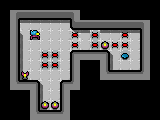

A level layout from a 2D game, rendered from its tile map. Below: a short description, then the map file with tile-grid data replaced by summaries:
An orthogonal 16x12 tile map with 10x10 px tiles, 3 tile layers (background, walls, entities).

<map version="1.0" orientation="orthogonal" renderorder="right-down" width="16" height="12" tilewidth="10" tileheight="10" nextobjectid="3">
 <tileset firstgid="1" name="7dlibgdxTileSet" tilewidth="10" tileheight="10" tilecount="625" columns="25">
  <image source="spritesheet.png" width="256" height="256" />
  <tile id="0">
   <properties>
    <property name="player" type="bool" value="true" />
   </properties>
  </tile>
  <tile id="55">
   <properties>
    <property name="teleport" type="bool" value="true" />
   </properties>
  </tile>
  <tile id="100">
   <properties>
    <property name="collectable" type="bool" value="true" />
   </properties>
  </tile>
  <tile id="105">
   <properties>
    <property name="door" type="bool" value="true" />
   </properties>
  </tile>
  <tile id="125">
   <properties>
    <property name="repairStation" type="bool" value="true" />
   </properties>
  </tile>
  <tile id="130">
   <properties>
    <property name="key" type="bool" value="true" />
   </properties>
  </tile>
  <tile id="150">
   <properties>
    <property name="trap" type="bool" value="true" />
   </properties>
  </tile>
  <tile id="176">
   <properties>
    <property name="block" type="bool" value="true" />
   </properties>
  </tile>
  <tile id="177">
   <properties>
    <property name="block" type="bool" value="true" />
   </properties>
  </tile>
  <tile id="178">
   <properties>
    <property name="block" type="bool" value="true" />
   </properties>
  </tile>
  <tile id="179">
   <properties>
    <property name="block" type="bool" value="true" />
   </properties>
  </tile>
  <tile id="180">
   <properties>
    <property name="block" type="bool" value="true" />
   </properties>
  </tile>
  <tile id="181">
   <properties>
    <property name="block" type="bool" value="true" />
   </properties>
  </tile>
  <tile id="182">
   <properties>
    <property name="block" type="bool" value="true" />
   </properties>
  </tile>
  <tile id="183">
   <properties>
    <property name="block" type="bool" value="true" />
   </properties>
  </tile>
  <tile id="184">
   <properties>
    <property name="block" type="bool" value="true" />
   </properties>
  </tile>
 </tileset>
 <layer name="background" width="16" height="12">
  <data>[192 cells, 61 non-empty, 6 distinct tile ids]</data>
 </layer>
 <layer name="walls" width="16" height="12">
  <data>[192 cells, 50 non-empty, 11 distinct tile ids]</data>
 </layer>
 <layer name="entities" width="16" height="12">
  <data>[192 cells, 17 non-empty, 5 distinct tile ids]</data>
 </layer>
</map>
